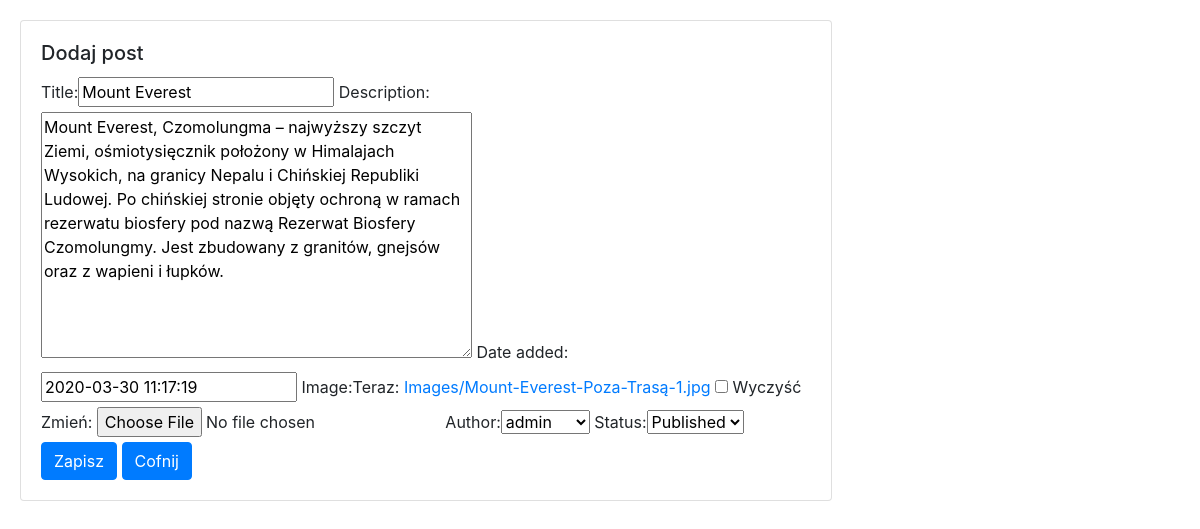
/update_post/29/ (signed in), run on the app's committed database.
### blog/models.py (models this page shows, shortened)
class Post(models.Model):
    STATUS_CHOICES = (
        ('draft', 'Draft'), ('published', "Published"),
    )
    title = models.CharField(max_length=128)
    slug = models.SlugField(max_length=40, unique_for_date='date_added', blank=True)
    description = RichTextUploadingField(default="")
    date_added = models.DateTimeField(default=datetime.now, blank=True)
    image = models.ImageField(upload_to="Images", blank=True,)
    author = models.ForeignKey(User, on_delete=models.CASCADE, null=True)
    status = models.CharField(max_length=10, choices=STATUS_CHOICES, default='draft')
    objects = models.Manager()
    published = PublishedManager()
    class Meta:
        ordering = ('-date_added',)

### blog/views.py (the view)
# urls.py: path('update_post/<int:id>/', update_post, name="update_post"),
@login_required
def update_post(request, id):
    post = get_object_or_404(Post, pk=id)
    form = PostForm(request.POST or None, request.FILES or None, instance=post)
    if form.is_valid():
        form.save()
        return redirect('post_list')
    return render(request, 'blog/post_form.html', {"form": form})

### blog/forms.py
class PostForm(ModelForm):
    class Meta:
        model = Post
        fields = ['title',  'description', 'date_added', 'image', 'author', 'status']
        widgets = {
            'content': RichTextFormField()}

### blog/templates/blog/post_form.html (shortened to what this page needs)
{% extends 'blog/main.html' %}
{% load bootstrap %}
{% block body%}
<div class="card" style="width: 70%;">
  <div class="card-body">
      <h5 class="card-title">Dodaj post </h5>
          <form method="post" enctype="multipart/form-data">
            {{form|bootstrap}}
             <button type="submit" class="btn btn-primary">Zapisz</button>
             <a href="{% url 'post_list' %} "class="btn btn-primary" >Cofnij </a>
        </form>
  </div>
</div>
{% endblock %}

### blog/static/main.css (style rules this page uses)
body { margin: 20px; }

### data on the page
Post: title "Mount Everest", description "Mount Everest, Czomolungma – najwyższy szczyt Ziemi, ośmiotysięcznik położony w Himalajach Wysokich, na granicy Nepalu i Chińskiej Republiki Ludowej. Po chińskiej stronie objęty ochroną w ramach rezerwatu biosfery pod nazwą Rezerwat Biosfery Czomolungmy. Jest zbudowany z granitów, gnejsów oraz z wapieni i łupków.", date_added "2020-03-30 11:17:19", author "admin", status "Published"
